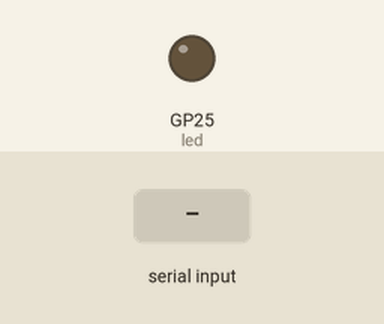
Simulated run of this program. Board: Raspberry Pi Pico running MicroPython. On the bench: output pins drawn as LEDs (lit = HIGH). The test bench sets the inputs (shaded band). What the program prints to the serial console is not drawn.

Above: at 1.3 s.
1.4 s: "1\n" received over the second serial link
At 2.3 s:
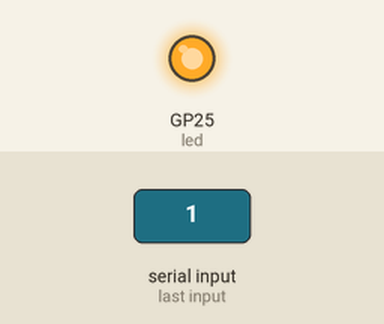
Timing chart, 0 to 7.9 s (numbered marks = the images above; inputs shaded):
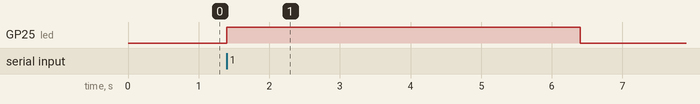

The program:

main.py
```python
from machine import Pin, UART
from time import sleep

led = Pin(25,Pin.OUT)    #Led fisico de Rapsberry pico
uart = UART(1, 9600)     #Configuramos puerto uart

#Variables auxiliares
cnt=1
msj = None
c=0

#Enviamos mensajes de inicio por uart
uart.write("\t##### Conexión Serial #####\r\n\n")
uart.write("""Escriba un mensaje y este será retornado por
            \rRaspberry Pico, indicando cantidad de caracteres
            \ry el mensaje, de la forma --> b'mensaje'.\r\n\n""")

#Programa principal
while True:
    if uart.any() > 0:           #Si la condición se cumple existe msj
        led.toggle()             #Enciende led al tipear msj
        sleep(5)                 #Tiempo de espera tipeo
        c = uart.any()           #Cantidad de caracteres del msj
        msj = uart.readline()    #La variable msj contiene el mensaje

    if msj != None:              #Condición para saber si es que existe un msj
        led.toggle()             #Apaga el led
        print("{}.- MSJ {} Caracteres --> {}".format(cnt,c,msj))   #Imprime msj en Thonny
        uart.write("{}.- MSJ {} Caracteres --> {}\r\n".format(cnt,c,msj))    #Envia msj por uart
        msj = None               #Borramos el msj anterior
        cnt+=1   
```

Measured:
- after the input at 1.4 s, GP25 (led): LOW → HIGH at once, → LOW 5.0 s later
